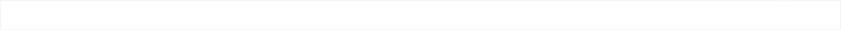
  <widget class="QFrame" name="menu">
   <property name="geometry">
    <rect>
     <x>0</x>
     <y>0</y>
     <width>841</width>
     <height>30</height>
    </rect>
   </property>
   <property name="minimumSize">
    <size>
     <width>841</width>
     <height>30</height>
    </size>
   </property>
   <property name="maximumSize">
    <size>
     <width>841</width>
     <height>30</height>
    </size>
   </property>
   <property name="font">
    <font>
     <pointsize>6</pointsize>
    </font>
   </property>
   <property name="styleSheet">
    <string notr="true">QFrame{
	/*border-color:white;*/
	color: qlineargradient(spread:pad, x1:0, y1:0, x2:1, y2:0, stop:0 rgb(0, 0, 0), stop:0.25 rgb(0, 0, 60),stop:0.50 rgb(0, 0, 120),stop:0.75 rgb(0, 0, 180),stop:1 rgb(0, 0, 255));
	
	background-color: rgba(255, 255, 255, 50);
}</string>
   </property>
   <property name="frameShape">
    <enum>QFrame::StyledPanel</enum>
   </property>
   <property name="frameShadow">
    <enum>QFrame::Raised</enum>
   </property>
   <widget class="QPushButton" name="closeButton">
    <property name="geometry">
     <rect>
      <x>800</x>
      <y>0</y>
      <width>31</width>
      <height>29</height>
     </rect>
    </property>
    <property name="minimumSize">
     <size>
      <width>29</width>
      <height>29</height>
     </size>
    </property>
    <property name="font">
     <font>
      <family>Arial Rounded MT Bold</family>
      <pointsize>20</pointsize>
      <weight>50</weight>
      <italic>false</italic>
      <bold>false</bold>
      <underline>false</underline>
     </font>
    </property>
    <property name="cursor">
     <cursorShape>PointingHandCursor</cursorShape>
    </property>
    <property name="styleSheet">
     <string notr="true">QPushButton{
	color: qlineargradient(spread:pad, x1:0, y1:0, x2:1, y2:0, stop:0 rgb(0, 0, 0), stop:1 rgb(255, 255, 255));
    border: none;
	background : transparent;
	border-radius:1px;
}
/*悬停*/
QPushButton:hover {
	background-color: rgb(255, 0, 0);
}
/*鼠标按下不放*/
QPushButton:pressed {
    padding-left:3px;
    padding-top:3px;
	background-color: rgb(188, 0, 0);
}</string>
    </property>
    <property name="text">
     <string>×</string>
    </property>
    <property name="checkable">
     <bool>false</bool>
    </property>
    <property name="autoDefault">
     <bool>false</bool>
    </property>
    <property name="default">
     <bool>false</bool>
    </property>
    <property name="flat">
     <bool>false</bool>
    </property>
   </widget>
   <widget class="QPushButton" name="minButton">
    <property name="geometry">
     <rect>
      <x>770</x>
      <y>-10</y>
      <width>31</width>
      <height>29</height>
     </rect>
    </property>
    <property name="minimumSize">
     <size>
      <width>29</width>
      <height>29</height>
     </size>
    </property>
    <property name="font">
     <font>
      <family>Webdings</family>
      <pointsize>20</pointsize>
      <weight>50</weight>
      <italic>false</italic>
      <bold>false</bold>
      <underline>false</underline>
     </font>
    </property>
    <property name="cursor">
     <cursorShape>PointingHandCursor</cursorShape>
    </property>
    <property name="styleSheet">
     <string notr="true">QPushButton{
	color: qlineargradient(spread:pad, x1:0, y1:0, x2:1, y2:0, stop:0 rgb(0, 0, 0), stop:1 rgb(255, 255, 255));
    border: none;
	background : transparent;
}
/*悬停*/
QPushButton:hover {
    color: grey;
}
/*鼠标按下不放*/
QPushButton:pressed {
    padding-left:3px;
    padding-top:3px;
}</string>
    </property>
    <property name="text">
     <string>0</string>
    </property>
    <property name="checkable">
     <bool>false</bool>
    </property>
    <property name="autoDefault">
     <bool>false</bool>
    </property>
    <property name="default">
     <bool>false</bool>
    </property>
    <property name="flat">
     <bool>false</bool>
    </property>
   </widget>
   <widget class="QLabel" name="label">
    <property name="geometry">
     <rect>
      <x>0</x>
      <y>0</y>
      <width>221</width>
      <height>31</height>
     </rect>
    </property>
    <property name="minimumSize">
     <size>
      <width>191</width>
      <height>31</height>
     </size>
    </property>
    <property name="maximumSize">
     <size>
      <width>10000</width>
      <height>30</height>
     </size>
    </property>
    <property name="font">
     <font>
      <pointsize>13</pointsize>
      <weight>50</weight>
      <bold>false</bold>
      <stylestrategy>PreferAntialias</stylestrategy>
     </font>
    </property>
    <property name="mouseTracking">
     <bool>true</bool>
    </property>
    <property name="styleSheet">
     <string notr="true">color: rgb(255, 255, 255);
background-color: rgba(255, 255, 255, 0);
</string>
    </property>
    <property name="text">
     <string>PanDownload - Clain</string>
    </property>
    <property name="textFormat">
     <enum>Qt::AutoText</enum>
    </property>
    <property name="scaledContents">
     <bool>false</bool>
    </property>
    <property name="alignment">
     <set>Qt::AlignCenter</set>
    </property>
    <property name="wordWrap">
     <bool>false</bool>
    </property>
    <property name="margin">
     <number>0</number>
    </property>
    <property name="indent">
     <number>-1</number>
    </property>
   </widget>
   <widget class="QPushButton" name="closeButton_2">
    <property name="geometry">
     <rect>
      <x>740</x>
      <y>0</y>
      <width>31</width>
      <height>29</height>
     </rect>
    </property>
    <property name="minimumSize">
     <size>
      <width>29</width>
      <height>29</height>
     </size>
    </property>
    <property name="font">
     <font>
      <family>Arial Rounded MT Bold</family>
      <pointsize>12</pointsize>
      <weight>75</weight>
      <italic>false</italic>
      <bold>true</bold>
      <underline>false</underline>
     </font>
    </property>
    <property name="cursor">
     <cursorShape>PointingHandCursor</cursorShape>
    </property>
    <property name="styleSheet">
     <string notr="true">QPushButton{
	color: qlineargradient(spread:pad, x1:0, y1:0, x2:1, y2:0, stop:0 rgb(0, 0, 0), stop:1 rgb(255, 255, 255));
    border: none;
	background : transparent;
	border-radius:1px;
}
/*悬停*/
QPushButton:hover {
    color: grey;
}
/*鼠标按下不放*/
QPushButton:pressed {
    padding-left:3px;
    padding-top:3px;
}</string>
    </property>
    <property name="text">
     <string>V</string>
    </property>
    <property name="checkable">
     <bool>false</bool>
    </property>
    <property name="autoDefault">
     <bool>false</bool>
    </property>
    <property name="default">
     <bool>false</bool>
    </property>
    <property name="flat">
     <bool>false</bool>
    </property>
   </widget>
  </widget>
